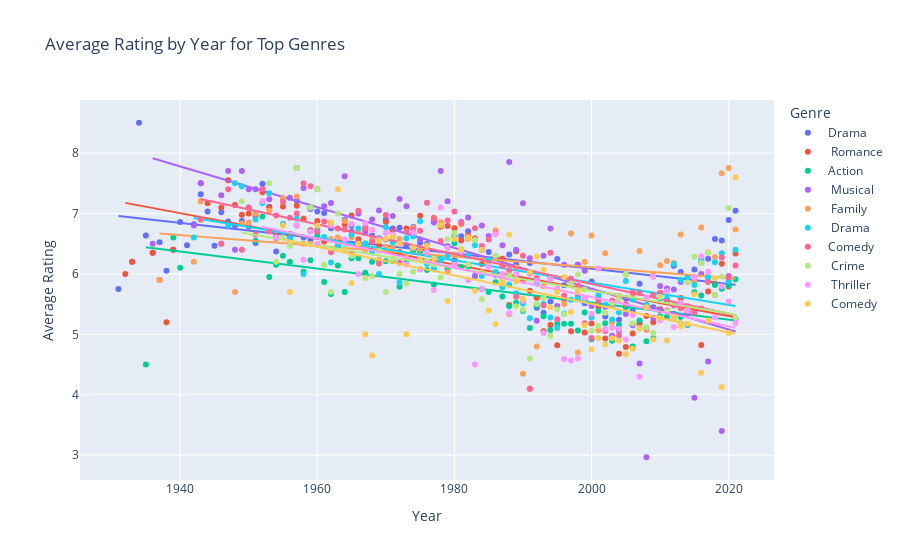

Here is the notebook cell this chart was saved with:
### Code cell
# Create the scatter plot with plotly Express  
fig = px.scatter(  
    average_rating_by_year,   
    x='Year',   
    y='Rating',   
    color='Genre',   
    title='Average Rating by Year for Top Genres',  
    labels={'Year': 'Year', 'Rating': 'Average Rating'},  
    trendline='ols'  # Optional: adds a trendline  
)  

# Show the plot  
fig.show()
